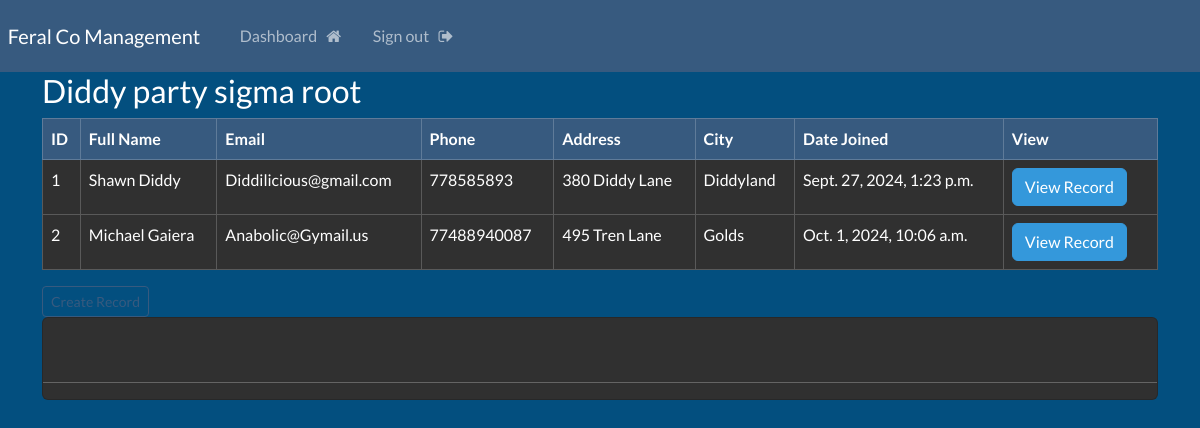
The app's page /dashboard (signed in), older data.
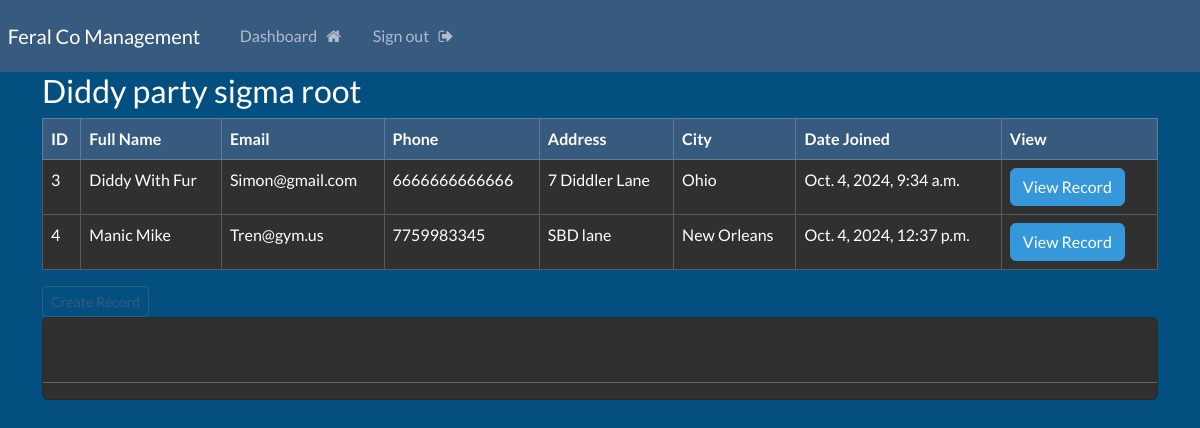
The same page, newer data.
### website/models.py (models this page shows, shortened)
class Record(models.Model):
    creation_data = models.DateTimeField(auto_now_add= True)
    first_name = models.CharField(max_length = 100)
    last_name = models.CharField(max_length = 100)
    email = models.CharField(max_length= 255)
    phone = models.CharField(max_length= 20)
    address = models.CharField(max_length= 255)
    city = models.CharField(max_length= 255)

### website/views.py (the view)
# urls.py: path('dashboard', views.dashboard, name="dashboard"),
@login_required(login_url='my-login')
def dashboard(request):
    my_records = Record.objects.all()
    context = {'records': my_records}
    return render(request,'website/dashboard.html',context=context)

### website/templates/website/dashboard.html (shortened to what this page needs)
{% extends 'website/base.html' %}
{% load static %}
{% block content %}
    <h3> Diddy party sigma {{user}} </h3>
    <table class="table table-dark table-hover table-bordered">
        <thead class="table-primary">
            <tr>
                <th scope="col"> ID </th>
                <th scope="col"> Full Name </th>
                <th scope="col"> Email </th>
                <th scope="col"> Phone </th>
                <th scope="col"> Address </th>
                <th scope="col"> City </th>
                <th scope="col"> Date Joined </th>
                <th scope="col"> View </th>
            </thead>
            <tbody>
            {% if records %}
                {%  for record in records %}
                <tr>
                    <td> {{record.id}} </td>
                    <td> {{record.first_name}} {{record.last_name}} </td>
                    <td> {{record.email}} </td>
                    <td> {{record.phone}} </td>
                    <td> {{record.address}} </td>
                    <td> {{record.city}} </td>
                    <td> {{record.creation_data}} </td>
                    <td> <a href="{% url 'record' record.id %}" class = "btn btn-info"> View Record </a> &nbsp;
                     </td>
                </tr>
                {% endfor %}
            {% endif %}
            </tbody>
        </table>
        <a class="btn btn-outline-primary btn-sm" href="{% url 'create-record' %}">
            Create Record
        </a>
        <div class="card">
            <strong>
                <br>
            </strong>
            <hr>
{% endblock %}

### website/templates/website/base.html (shortened to what this page needs)
{% load static %}
<!DOCTYPE html>
<html lang="en">
<head>
    <link rel="stylesheet" href="https://bootswatch.com/5/darkly/bootstrap.min.css">
    <link rel="stylesheet" href="{% static 'css/style.css' %}">
    <link rel="stylesheet" href="https://cdnjs.cloudflare.com/ajax/libs/font-awesome/4.7.0/css/font-awesome.min.css">
</head>
<body>
    {% include 'website/navbar.html' %}
    <div class="container">
        {% block content %}
        {% endblock %}
    </div>
</body>
</html>

### website/templates/website/navbar.html (shortened to what this page needs)
<nav class="navbar navbar-expand-lg navbar-dark bg-primary justify-content-center">
    <a class="navbar-brand main-heading" href="{% url '' %}">
      &nbsp; Feral Co Management
    </a>
        <div class="collapse navbar-collapse text-center" id="navbarNavDropdown">
        <ul class="navbar-nav mr-auto">
           {% if user.is_authenticated %}
             <li class="nav-item">
              <a class="nav-link" href="{% url 'dashboard' %}">Dashboard &nbsp; <i class="fa fa-home" aria-hidden="true"></i> </a>
            </li>
            <li class="nav-item">
              <a class="nav-link" href="{% url 'user-logout' %}">Sign out &nbsp; <i class="fa fa-sign-out" aria-hidden="true"></i> </a>
            </li>
        {% endif %}
       </ul>
      </div>
  </nav>

### static/css/style.css (style rules this page uses)
body { background-color: #034f7f; }

Row changes from the older to the newer data that the page shows:
removed Record: id "1", first_name "Shawn", last_name "Diddy", email "Diddilicious@gmail.com", phone "778585893", address "380 Diddy Lane", city "Diddyland", creation_data "Sept. 27, 2024, 1:23 p.m."
removed Record: id "2", first_name "Michael", last_name "Gaiera", email "Anabolic@Gymail.us", phone "77488940087", address "495 Tren Lane", city "Golds", creation_data "Oct. 1, 2024, 10:06 a.m."
added Record: id "3", first_name "Diddy", last_name "With Fur", email "Simon@gmail.com", phone "6666666666666", address "7 Diddler Lane", city "Ohio", creation_data "Oct. 4, 2024, 9:34 a.m."
added Record: id "4", first_name "Manic", last_name "Mike", email "Tren@gym.us", phone "7759983345", address "SBD lane", city "New Orleans", creation_data "Oct. 4, 2024, 12:37 p.m."
